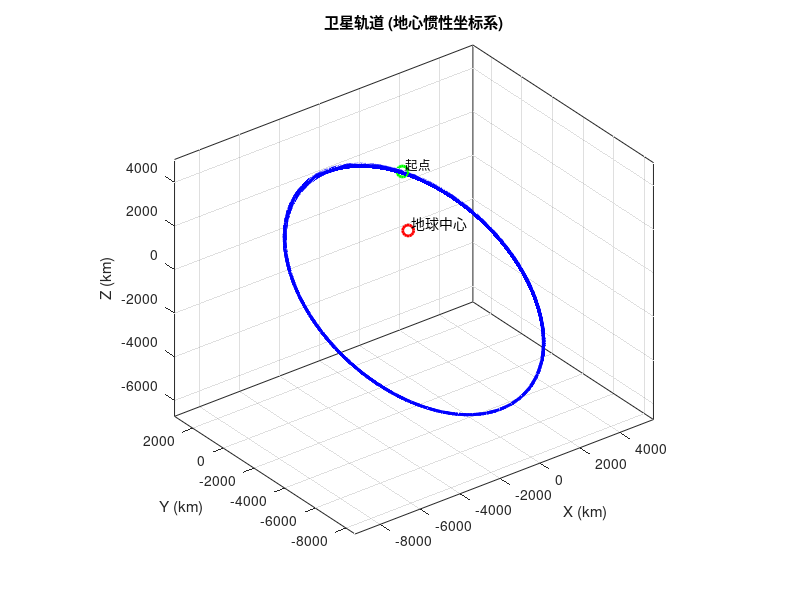

This figure's MATLAB source:
%---这是近焦点转地心惯性坐标系---%



% 轨道参数
a = 6700;
e = 0.5;
i = deg2rad(30);
Omega = deg2rad(30);
omega = deg2rad(30);

% 时间向量
t = 0:100000:100000000000;

% 平均运动
n = sqrt(1 / (a^3));

% 计算偏近点角
E = zeros(size(t));
E(1) = 0;
for k = 2:length(t)
    M = n * t(k);
    E(k) = M + e * sin(E(k-1));
end

% 真近点角
theta = 2 * atan(sqrt((1 + e) / (1 - e)) * tan(E / 2));

% 轨道半径
r = a * (1 - e^2) ./ (1 + e * cos(theta));

% 近地点坐标系位置
r_pqw = [r .* cos(theta); r .* sin(theta); zeros(size(r))];

% 旋转矩阵
R = [cos(Omega)*cos(omega) - sin(Omega)*sin(omega)*cos(i), ...
     -cos(Omega)*sin(omega) - sin(Omega)*cos(omega)*cos(i), ...
      sin(Omega)*sin(i);
     sin(Omega)*cos(omega) + cos(Omega)*sin(omega)*cos(i), ...
     -sin(Omega)*sin(omega) + cos(Omega)*cos(omega)*cos(i), ...
     -cos(Omega)*sin(i);
     sin(omega)*sin(i), ...
     cos(omega)*sin(i), ...
     cos(i)];

% 转换到惯性坐标系
r_inertial = zeros(length(t), 3);
for k = 1:length(t)
    r_inertial(k, :) = R * r_pqw(:, k);
end

% 可视化
figure('Position', [100, 100, 800, 600]);
hold on;
plot3(r_inertial(:,1), r_inertial(:,2), r_inertial(:,3), 'b-', 'LineWidth', 2);
grid on;
xlabel('X (km)');
ylabel('Y (km)');
zlabel('Z (km)');
title('卫星轨道 (地心惯性坐标系)');
axis equal;
box on;

plot3(0, 0, 0, 'ro', 'MarkerSize', 8, 'LineWidth', 2);
text(0, 0, 0, ' 地球中心', 'FontSize', 10, 'VerticalAlignment', 'bottom');

plot3(r_inertial(1,1), r_inertial(1,2), r_inertial(1,3), 'go', 'MarkerSize', 8, 'LineWidth', 2);
text(r_inertial(1,1), r_inertial(1,2), r_inertial(1,3), ' 起点', 'FontSize', 9, 'VerticalAlignment', 'bottom');

view(3);
camlight('left');
lighting gouraud;
hold off;
